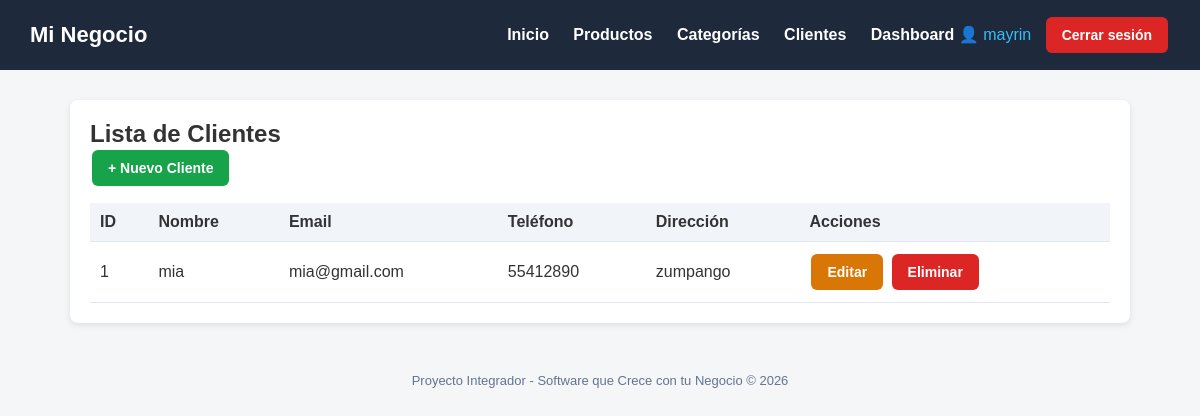
The app's page /clientes/ (signed in) with its own data.
### tienda/models.py (models this page shows, shortened)
class Cliente(models.Model):
    nombre = models.CharField(max_length=200)
    email = models.EmailField()
    telefono = models.CharField(max_length=20)
    direccion = models.TextField()
    fecha_registro = models.DateTimeField(auto_now_add=True)
    class Meta:
        verbose_name = "Cliente"
        verbose_name_plural = "Clientes"

### tienda/views.py (the view)
# urls.py: path('clientes/', views.lista_clientes, name='lista_clientes'),
@login_required
def lista_clientes(request):
    clientes = Cliente.objects.all()
    return render(request, 'tienda/clientes/lista.html', {'clientes': clientes})

### tienda/templates/tienda/clientes/lista.html (shortened to what this page needs)
{% extends 'base.html' %}
{% block content %}
<div class="card">
    <h2>Lista de Clientes</h2>
    <a href="{% url 'crear_cliente' %}" class="btn btn-success">+ Nuevo Cliente</a>
    <table>
        <thead>
            <tr><th>ID</th><th>Nombre</th><th>Email</th><th>Teléfono</th><th>Dirección</th><th>Acciones</th></tr>
        </thead>
        <tbody>
            {% for cliente in clientes %}
            <tr>
                <td>{{ cliente.id }}</td>
                <td>{{ cliente.nombre }}</td>
                <td>{{ cliente.email }}</td>
                <td>{{ cliente.telefono }}</td>
                <td>{{ cliente.direccion }}</td>
                <td>
                    <a href="{% url 'editar_cliente' cliente.pk %}" class="btn btn-warning">Editar</a>
                    <a href="{% url 'eliminar_cliente' cliente.pk %}" class="btn btn-danger">Eliminar</a>
                </td>
            </tr>
            {% empty %}
            <tr><td colspan="6">No hay clientes registrados.</td></tr>
            {% endfor %}
        </tbody>
    </table>
</div>
{% endblock %}

### tienda/templates/base.html (shortened to what this page needs)
<!DOCTYPE html>
<html lang="es">
<head>
</head>
<body>
    <header>
        <h1>Mi Negocio</h1>
           <nav>
              <a href="{% url 'inicio' %}">Inicio</a>
              <a href="{% url 'lista_productos' %}">Productos</a>
              <a href="{% url 'lista_categorias' %}">Categorías</a>
              <a href="{% url 'lista_clientes' %}">Clientes</a>
              {% if user.is_authenticated %}
                <a href="{% url 'dashboard' %}">Dashboard</a>
                <span style="color:#38bdf8;">👤 {{ user.username }}</span>
                <form action="{% url 'logout' %}" method="post" style="display:inline;">
                  <button type="submit" class="btn btn-danger" style="margin-left:10px;">Cerrar sesión</button>
                </form>
              {% else %}
                  <a href="{% url 'login' %}">Iniciar sesión</a>
              {% endif %}
            </nav>
    </header>
    <div class="container">
        {% block content %}{% endblock %}
    </div>
    <footer>
        Proyecto Integrador - Software que Crece con tu Negocio &copy; {% now "Y" %}
    </footer>
</body>
</html>

### tienda/templates/base.html (style rules this page uses)
* { margin: 0; padding: 0; box-sizing: border-box; }
body { font-family: Arial, sans-serif; background: #f4f6f8; color: #333; }
header { background: #1e293b; color: #fff; padding: 15px 30px; display: flex; justify-content: space-between; align-items: center; }
header h1 { font-size: 22px; }
header nav a { color: #fff; text-decoration: none; margin-left: 20px; font-weight: bold; }
.container { max-width: 1100px; margin: 30px auto; padding: 0 20px; }
.card { background: #fff; border-radius: 8px; padding: 20px; box-shadow: 0 2px 6px rgba(0,0,0,0.1); margin-bottom: 20px; }
.btn { display: inline-block; padding: 10px 16px; border-radius: 6px; text-decoration: none; color: #fff; font-weight: bold; border: none; cursor: pointer; font-size: 14px; margin: 2px; }
.btn-success { background: #16a34a; }
.btn-danger { background: #dc2626; }
.btn-warning { background: #d97706; }
table { width: 100%; border-collapse: collapse; margin-top: 15px; }
th, td { padding: 10px; text-align: left; border-bottom: 1px solid #e2e8f0; }
th { background: #f1f5f9; }
footer { text-align: center; padding: 20px; color: #64748b; font-size: 13px; }

### records on screen
Cliente: id "1", nombre "mia", email "mia@gmail.com", telefono "55412890", direccion "zumpango"

### other values on screen
{{ user.username }} "mayrin"
